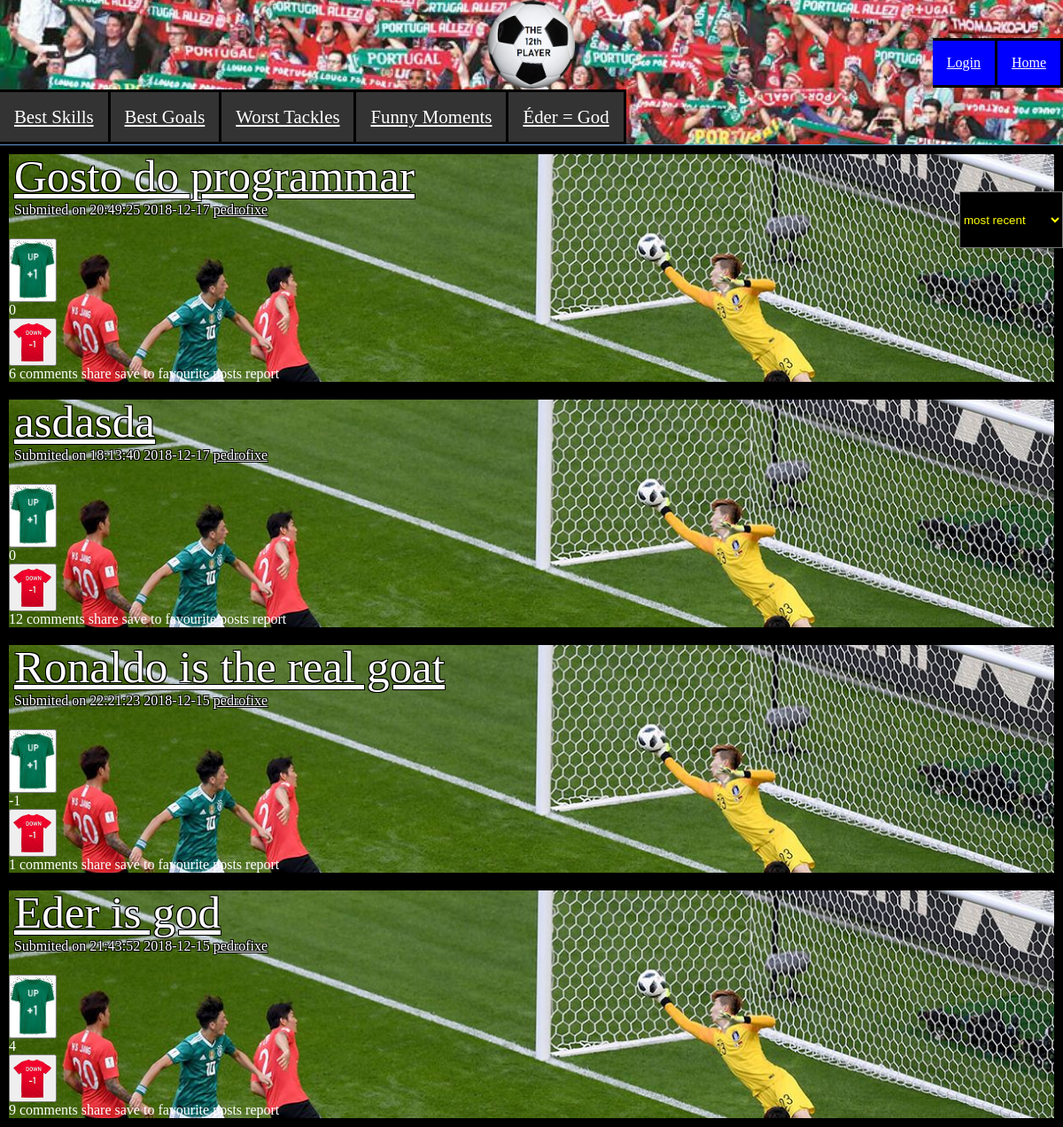
The page /posts.php on the database as committed earlier.
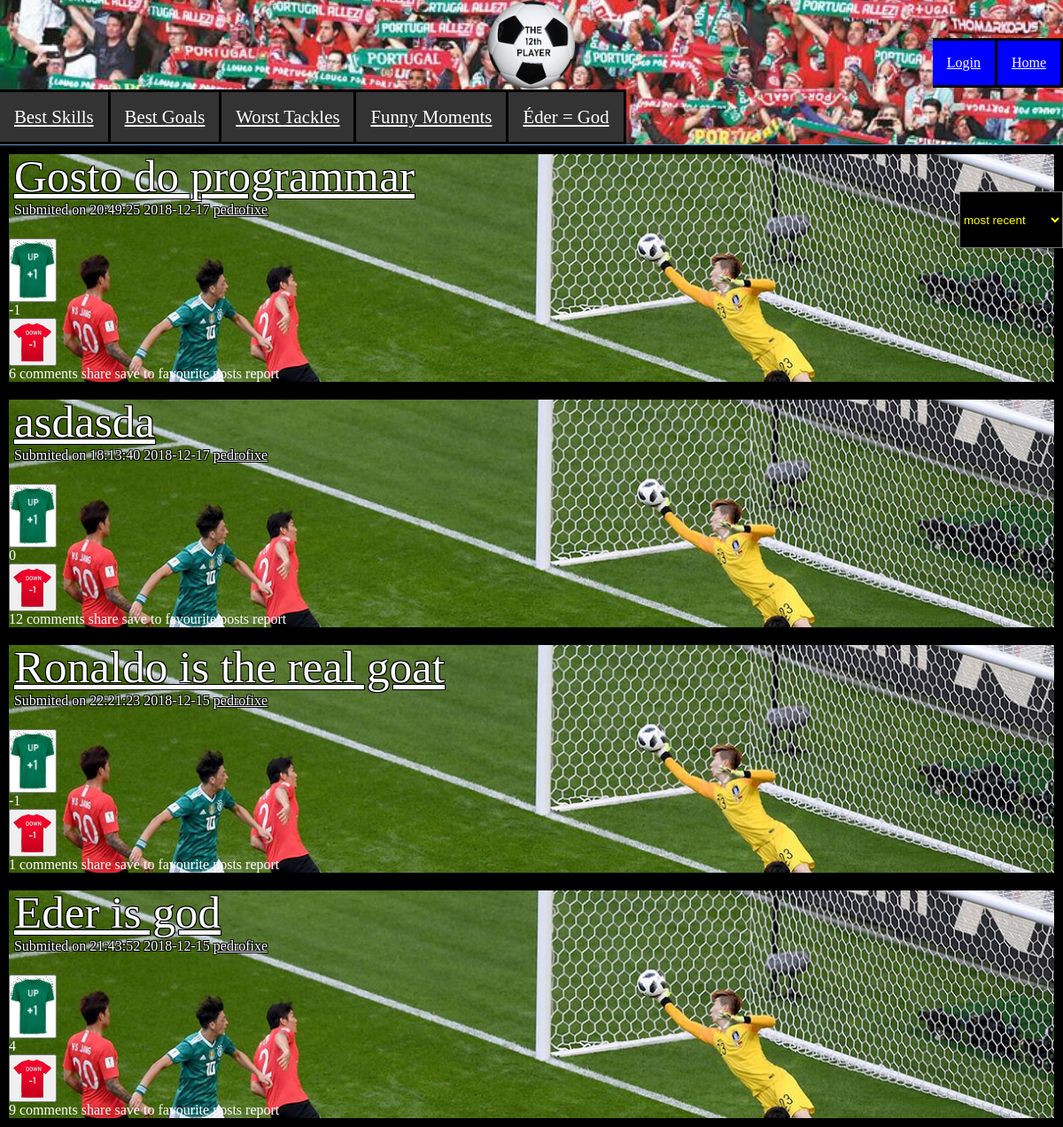
The same page on the database as committed later.
### tables this page shows
CREATE TABLE Post (
	idPost		INTEGER NOT NULL PRIMARY KEY,
	idUser		INTEGER REFERENCES User (idUser),

	Title 		VARCHAR (100) NOT NULL,
	Text		VARCHAR (1000) NOT NULL,

	Link		VARCHAR NOT NULL,

	Date		INTEGER NOT NULL,

	Upvotes		INTEGER,
	Downvotes	INTEGER
);

CREATE TABLE User (
    idUser      INTEGER  NOT NULL PRIMARY KEY,

    username	VARCHAR (50) NOT NULL UNIQUE,
	password	VARCHAR NOT NULL,
	age 		INTEGER NOT NULL,
	email		VARCHAR (100) NOT NULL UNIQUE,
	pic			VARCHAR NOT NULL
);

### utilities.php (called while the page is built, shortened)
<?php
	function getUsernameFromID($dbh, $id)
	{
		$query = $dbh->prepare('SELECT * FROM User WHERE idUser = ?');
		$query->execute(array($id));
		$results = $query->fetchAll();
		return $results[0]['username'];
	}
	function loggedIn()
	{
		$session = session_start();
		if (isset($_SESSION['id']))
		{
			$id = $_SESSION['id'];
			return $id;
		}
		else
		{
			return -1;
		}
	}
?>

### orderPosts.php (the view, shortened to what this page needs)
<?php
	include_once("utilities.php");
	$dbh = new PDO('sqlite:database.db');
	$dbh->setAttribute(PDO::ATTR_EMULATE_PREPARES,false);
	$orderType = "most recent";
	if ($orderType == "top")
	{
		$query = $dbh->prepare('SELECT P.idPost, P.Title, P.Date, P.idUser, P.Upvotes, P.Downvotes, U.username, P.Upvotes-P.Downvotes votes, count(C.idComment) commentCount from Post P, User U LEFT OUTER JOIN Comment C ON P.idPost = C.idPost WHERE P.idUser = U.idUser GROUP BY P.idPost ORDER BY votes DESC');
	}
	else if ($orderType == "most recent")
	{
		$query = $dbh->prepare('SELECT P.idPost, P.Title, P.Date, P.idUser, P.Upvotes, P.Downvotes, U.username, count(C.idComment) commentCount from Post P, User U LEFT OUTER JOIN Comment C ON P.idPost = C.idPost WHERE P.idUser = U.idUser GROUP BY P.idPost ORDER BY Date DESC');
	}
	$status = $query->execute();
	$postLimit = 5;
	$posts = array();
	for ($i = 0; $i < $postLimit; $i++)
	{
		$fetched = $query->fetch();
		if ($fetched)
			$posts[] = $fetched;
	}
	$return = "";
	foreach($posts as $post)
	{
		$idPost = $post['idPost'];
		$Title = $post['Title'];
		$Date = $post['Date'];
		$idUser = $post['idUser'];
		$Upvotes = $post['Upvotes'];
		$Downvotes = $post['Downvotes'];
		$commentCount = $post['commentCount'];
		$Votes = $Upvotes-$Downvotes;
		$dateString = date('H:i:s Y-m-d', $Date);
		$username = getUsernameFromID($dbh, $idUser);
		$return .=
		"\n\n<div id=\"main\" class=\"postPage\">
				<div class='post'>
					<div class=\"post-body\">
						<a href=\"postPage.php?id=$idPost\" class='post-title'> $Title </a>
						<p> Submited on $dateString <a href=\"#\" class='submitter'>$username</a><br><br></p>
					</div>
					<div class=\"post-votes\">
						<div class='ball up' >
							<button onclick='upVote($idPost)' id='upVote()'>
								<img src=\"./upvote.jpg\">
							</button>
						</div>
						<div id=\"numberOfVotesPost$idPost\">$Votes</div>
						<div class='ball down' id='downvote()'>
							<button onclick='downVote($idPost)' id='downVote()'>
								<img src=\"./downvote1.png\">
							</button>
						</div>
					</div>
					<div class='post-options'>
						<span>$commentCount comments</span>
						<span>share</span>
						<span>save to favourite posts</span>
						<span>report</span>
					</div>
				</div>
			</div>";
	}
	echo "$return";
?>

### posts.php (shortened to what this page needs)
<?php
	include_once("utilities.php");
?>
<!DOCTYPE <!DOCTYPE html>
<html lang="en" dir="ltr">
<head>
	<link href="style.css" rel="stylesheet">
</head>
<body>
	<nav class='posts'>
		<div class = "logo">
			<a href="./index.php">
				<img src='./12th.png'>
			</a>
		</div>
		<div class= "posts2">
			<ul>
				<li><a href="#a">Best Skills</a></li>
				<li><a href=#b>Best Goals</a></li>
				<li><a href=#c>Worst Tackles </a></li>
				<li><a href=#d>Funny Moments </a></li>
				<li><a href=#e>Éder = God </a></li>
			</ul>
		</div>
		<div class="profileInPosts">
			<div>
				<ul>
					<?php
					$id = loggedIn();
					if ($id == -1) : ?>
						<li><a href="index.php">Home</a></li>
						<li><a href="login.html">Login</a></li>
				<?php endif; ?>
			</div>
		</nav>
		<div id="posts">
			<?php include_once("orderPosts.php") ?>
		</div>
		<select id="sort" onchange="orderPosts()">
			<option value="most recent">most recent</option>
		</select>
		</html>

### style.css (style rules this page uses)
* { margin: 0; padding: 0; }
.postPage { margin-top: 0%; display: grid; background-color: grey; z-index: 1; align-items: left; }
.posts { display: grid; grid-auto-rows: auto; margin-top: 0%; margin-bottom: 0%; margin: 0; padding: 0; background-color: grey; border-bottom: solid #5f99cf; border-width: thin; position: relative; align-items: left; background-attachment: scroll; }
.post { margin-bottom: -1%; text-align: left; margin-bottom: 0%; background: url(korea.jpg); background-size: cover; border: 10px solid black; color: white; }
.profileInPosts { margin-top: -10%; }
.profileInPosts ul li { align-items: flex-end; background-color: blue; float: right; }
.profileInPosts ul li a { align-items: flex-end; color: white; background-color: blue; }
.logo { margin-left: auto; margin-right: auto; }
.posts2 ul li a { color: white; font-size: 130%; }
#sort { position: fixed; right: 0%; bottom: 78%; height: 5%; background-color: black; color: yellow; }
nav { background-image: url(pt.png); background-repeat: no-repeat; background-position: center; background-size: cover; width: 100%; border-bottom: solid; border-color: black; border-width:thick; }
nav ul { background-color: #333333; margin: 0; list-style: none; display: block; }
nav ul li { background-color: #333333; float: left; padding: 16px; display: block; display: inline-table; border-right: solid black; border-top: solid black; border-bottom: solid black; }
.post-votes { text-align: left; }
.post-body { bottom: 2%; left: 0.5%; position: relative; color: white; text-shadow: -1px -1px 0 #000, 1px -1px 0 #000, -1px 1px 0 #000, 1px 1px 0 #000; }
.post-title { position: relative; font-size: 320%; color: white; text-shadow: -1px -1px 0 #000, 1px -1px 0 #000, -1px 1px 0 #000, 1px 1px 0 #000; }
.submitter { color: white; margin-top: 20%; }

Rows that differ between the two databases and show on the page:
changed post "Gosto do programmar": Votes "0" → "-1"
